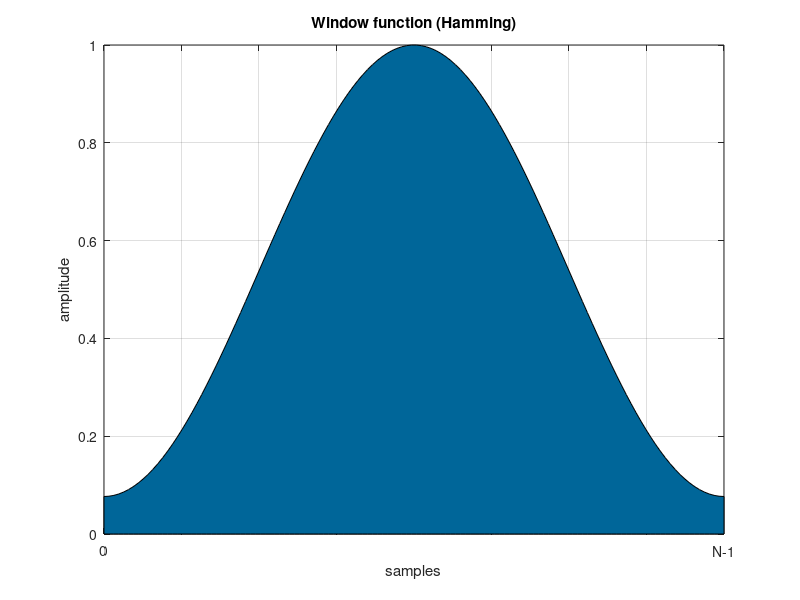
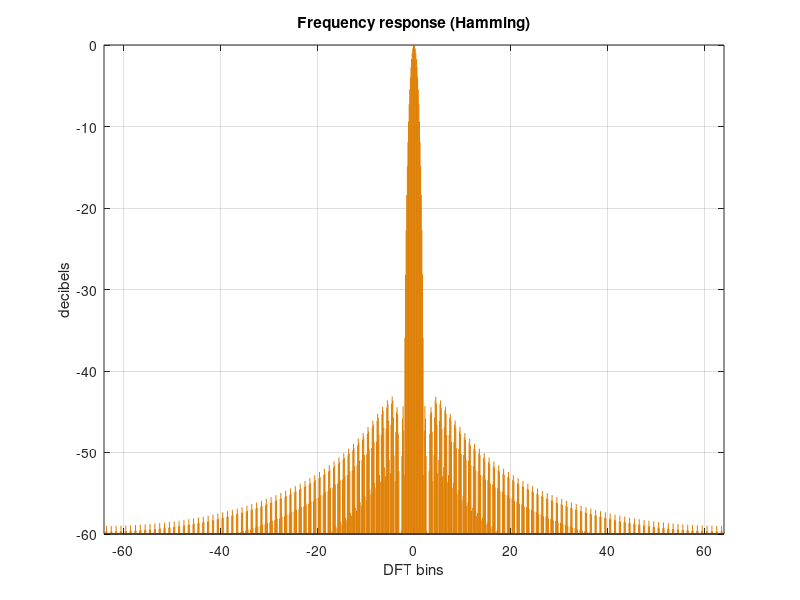

These charts were generated, in order, by the following MATLAB code:
N=128;
k=0:N-1;
 
dr = 60;
w = 0.53836 - 0.46164*cos(2*pi*k/(N-1));
 
B = N*sum(w.^2)/sum(w)^2    % noise bandwidth (bins)
 
H = abs(fft([w zeros(1,7*N)]));
H = fftshift(H);
H = H/max(H);
H = 20*log10(H);
H = max(0,dr+H);
 
figure
area(k,w,'FaceColor', [0 .4 .6])
xlim([0 N-1])
set(gca,'XTick', [0 : 1/8 : 1]*(N-1))
set(gca,'XTickLabel','0| | | | | | | |N-1')
grid on
ylabel('amplitude')
xlabel('samples')
title('Window function (Hamming)')
 
figure
stem(([1:(8*N)]-1-4*N)/8,H,'-');
set(findobj('Type','line'),'Marker','none','Color',[.871 .49 0])
xlim([-4*N 4*N]/8)
ylim([0 dr])
set(gca,'YTickLabel','-60|-50|-40|-30|-20|-10|0')
grid on
ylabel('decibels')
xlabel('DFT bins')
title('Frequency response (Hamming)')
